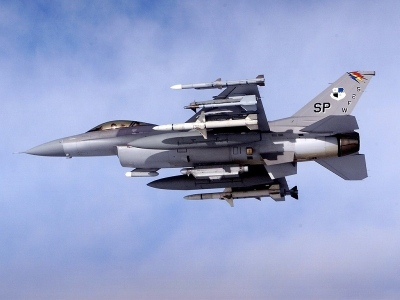
//> input picture imgs/F16Source.jpg, 400 x 300 px
$ ./make_mask imgs/F16Source.jpg out.png 100   (built with g++ and OpenCV 4)
//> lines starting //> are read from the running program, lines starting //| are printed output that depends on the picture; after the words box and inside, x2 and y2 are one past the last pixel; in counts of white or black regions, pixels touching at a corner belong together
#include <iostream>
#include <opencv/cv.h>
#include <opencv/highgui.h>

using namespace std;
using namespace cv;

int main(int argc, const char* argv[]) {
  if(argc != 4) {
    cout << "Descripton: This program will binary a image to make it as the mask.\n";
    cout << "makeMask input output threshold\n";
    cout << "\t input: the path for the input image\n";
    cout << "\t output: the path for the output image\n";
    cout << "\t threshold: threshold when binarying the image\n";
    cout << "\t \t if the pixel value less than threshold, it will be set to zero\n";
    return 0;
  }
  IplImage* inimage = cvLoadImage(argv[1]);
//> inimage is the input picture: 300 rows x 400 cols, CV_8UC3; mean B, G, R 202.2, 162.5, 151.2
  int threshold = atoi(argv[3]);
//> threshold = 100
  IplImage* outimage = cvCreateImage(cvGetSize(inimage), IPL_DEPTH_8U, 1);
  cvNamedWindow("InImage");
  cvNamedWindow("OutImage");
  cvSplit(inimage, outimage, NULL, NULL, NULL);
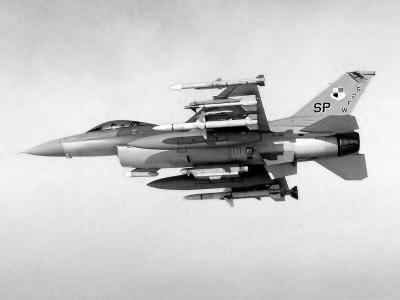
//> outimage: 300 rows x 400 cols, CV_8UC1; min 0, max 255, mean 202.2
  cvThreshold(outimage, outimage, threshold, 255, 0);
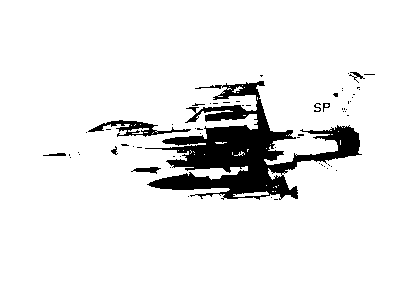
//> outimage: 300 rows x 400 cols, CV_8UC1; 91.6% white; 62 black regions (54 under 20 px), largest, box (x1, y1, x2, y2) and area: (145, 81, 362, 200) 9031, (88, 120, 191, 137) 578, (131, 167, 161, 174) 112
  uchar* ptr = (uchar*) (outimage->imageData);
  for(int i=0; i<outimage->width; ++i) {
    if(ptr[i] > 0) {
      ptr[i] = 0;
    }
  }
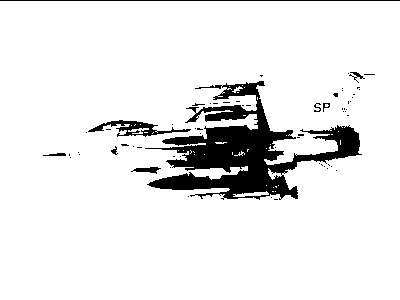
//> outimage: 300 rows x 400 cols, CV_8UC1; 91.3% white; 63 black regions (54 under 20 px), largest, box (x1, y1, x2, y2) and area: (145, 81, 362, 200) 9031, (88, 120, 191, 137) 578, (0, 0, 400, 1) 400
  ptr = (uchar*) (outimage->imageData + (outimage->height - 1) * outimage->widthStep);
  for(int i=0; i<outimage->width; ++i) {
    if(ptr[i] > 0) {
      ptr[i] = 0;
    }
  }
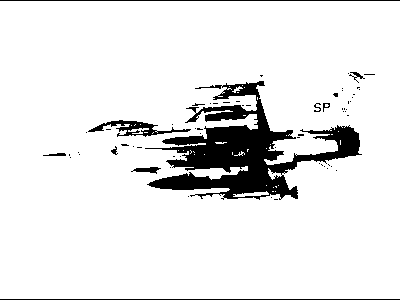
//> outimage: 300 rows x 400 cols, CV_8UC1; 90.9% white; 64 black regions (54 under 20 px), largest, box (x1, y1, x2, y2) and area: (145, 81, 362, 200) 9031, (88, 120, 191, 137) 578, (0, 0, 400, 1) 400
  for(int i=0; i<outimage->height; ++i) {
    ptr = (uchar*) (outimage->imageData + i * outimage->widthStep);
    if(ptr[0] > 0) {
      ptr[0] = 0;
    }
    ptr = ptr + outimage->widthStep - 1;
    if(ptr[0] > 0) {
      ptr[0] = 0;
    }
  }
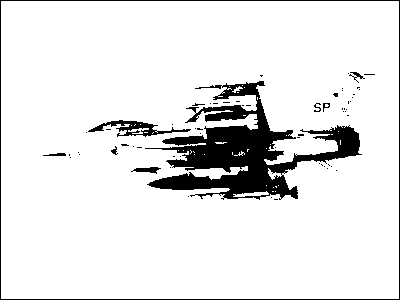
//> outimage: 300 rows x 400 cols, CV_8UC1; 90.4% white; 63 black regions (54 under 20 px), largest, box (x1, y1, x2, y2) and area: (145, 81, 362, 200) 9031, (0, 0, 400, 300) 1396, (88, 120, 191, 137) 578
  cvShowImage("OutImage", outimage);
  cvSaveImage(argv[2], outimage);
  cout << "Press ESC to escape\n";
  int c=cvWaitKey(3000);
  cout << c << endl;
  cvDestroyWindow("OutImage");
  cvReleaseImage(&inimage);
  cvReleaseImage(&outimage);
}
